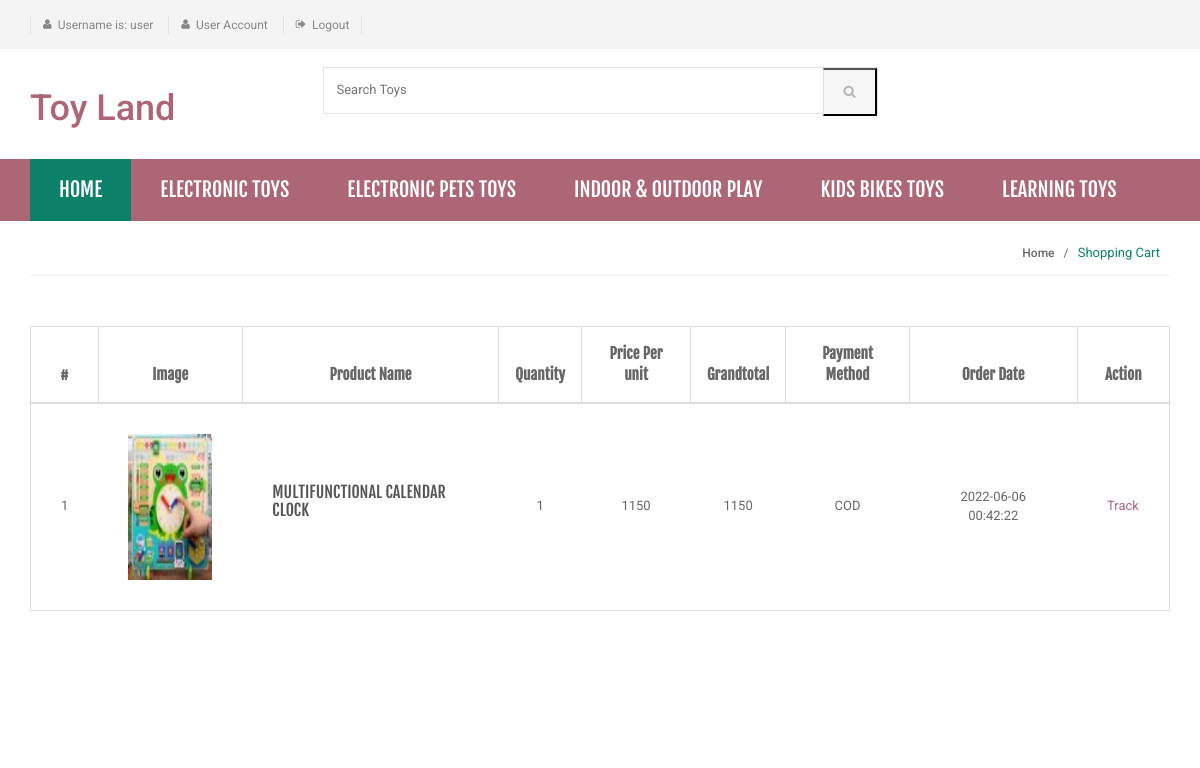
Page /order-history.php (signed in) on the committed database.
### tables this page shows
CREATE TABLE IF NOT EXISTS `category` (
`id` int(11) NOT NULL,
  `categoryName` varchar(255) NOT NULL,
  `categoryDescription` longtext NOT NULL,
  `creationDate` timestamp NOT NULL DEFAULT CURRENT_TIMESTAMP,
  `updationDate` varchar(255) NOT NULL
);

CREATE TABLE IF NOT EXISTS `orders` (
`id` int(11) NOT NULL,
  `userId` int(11) NOT NULL,
  `productId` varchar(255) NOT NULL,
  `quantity` int(11) NOT NULL,
  `orderDate` timestamp NOT NULL DEFAULT CURRENT_TIMESTAMP,
  `paymentMethod` varchar(50) DEFAULT NULL,
  `orderStatus` varchar(55) DEFAULT NULL
);

CREATE TABLE IF NOT EXISTS `products` (
`id` int(11) NOT NULL,
  `category` int(11) NOT NULL,
  `subCategory` int(11) NOT NULL,
  `productName` varchar(255) NOT NULL,
  `productCompany` varchar(255) NOT NULL,
  `productPrice` int(11) NOT NULL,
  `productPriceBeforeDiscount` int(11) NOT NULL,
  `productDescription` longtext NOT NULL,
  `productImage1` varchar(255) NOT NULL,
  `productImage2` varchar(255) NOT NULL,
  `productImage3` varchar(255) NOT NULL,
  `shippingCharge` int(11) NOT NULL,
  `productAvailability` varchar(255) NOT NULL,
  `postingDate` timestamp NOT NULL DEFAULT CURRENT_TIMESTAMP,
  `updationDate` varchar(255) NOT NULL
);

### order-history.php (the view, shortened to what this page needs)
<?php
if(strlen($_SESSION['login'])==0)
    {
header('location:login.php');
}
else{
?>
<!DOCTYPE html>
<html lang="en">
	<head>
	    <link rel="stylesheet" href="assets/css/bootstrap.min.css">
	    <link rel="stylesheet" href="assets/css/main.css">
	    <link rel="stylesheet" href="assets/css/owl.carousel.css">
		<link rel="stylesheet" href="assets/css/owl.transitions.css">
		<link href="assets/css/lightbox.css" rel="stylesheet">
		<link rel="stylesheet" href="assets/css/animate.min.css">
		<link rel="stylesheet" href="assets/css/rateit.css">
		<link rel="stylesheet" href="assets/css/bootstrap-select.min.css">
		<link rel="stylesheet" href="assets/css/config.css">
		<link href="assets/css/green.css" rel="alternate stylesheet" title="Green color">
		<link href="assets/css/blue.css" rel="alternate stylesheet" title="Blue color">
		<link href="assets/css/red.css" rel="alternate stylesheet" title="Red color">
		<link href="assets/css/orange.css" rel="alternate stylesheet" title="Orange color">
		<link href="assets/css/dark-green.css" rel="alternate stylesheet" title="Darkgreen color">
		<link rel="stylesheet" href="assets/css/font-awesome.min.css">
	</head>
    <body class="cnt-home">
<header class="header-style-1">
<?php include('includes/top-header.php');?>
<?php include('includes/main-header.php');?>
<?php include('includes/menu-bar.php');?>
</header>
<div class="breadcrumb">
	<div class="container">
		<div class="breadcrumb-inner">
			<ul class="list-inline list-unstyled">
				<li><a href="#">Home</a></li>
				<li class='active'>Shopping Cart</li>
			</ul>
		</div>
	</div>
</div>
<div class="body-content outer-top-xs">
	<div class="container">
		<div class="row inner-bottom-sm">
			<div class="shopping-cart">
				<div class="col-md-12 col-sm-12 shopping-cart-table ">
	<div class="table-responsive">
<form name="cart" method="post">
		<table class="table table-bordered">
			<thead>
				<tr>
					<th class="cart-romove item">#</th>
					<th class="cart-description item">Image</th>
					<th class="cart-product-name item">Product Name</th>
					<th class="cart-qty item">Quantity</th>
					<th class="cart-sub-total item">Price Per unit</th>
					<th class="cart-total item">Grandtotal</th>
					<th class="cart-total item">Payment Method</th>
					<th class="cart-description item">Order Date</th>
					<th class="cart-total last-item">Action</th>
				</tr>
			</thead>
			<tbody>
<?php $query=mysql_query("select products.productImage1 as pimg1,products.productName as pname,orders.productId as opid,orders.quantity as qty,products.productPrice as pprice,orders.paymentMethod as paym,orders.orderDate as odate,orders.id as orderid from orders join products on orders.productId=products.id where orders.userId='".$_SESSION['id']."' and orders.paymentMethod is not null");
$cnt=1;
while($row=mysql_fetch_array($query))
{
?>
				<tr>
					<td><?php echo $cnt;?></td>
					<td class="cart-image">
						<a class="entry-thumbnail" href="detail.html">
						    <img src="admin/productimages/<?php echo $row['pname'];?>/<?php echo $row['pimg1'];?>" alt="" width="84" height="146">
						</a>
					</td>
					<td class="cart-product-name-info">
						<h4 class='cart-product-description'><a href="product-details.php?pid=<?php echo $row['opid'];?>">
						<?php echo $row['pname'];?></a></h4>
					</td>
					<td class="cart-product-quantity">
						<?php echo $qty=$row['qty']; ?>
		            </td>
					<td class="cart-product-sub-total"><?php echo $price=$row['pprice']; ?>  </td>
					<td class="cart-product-grand-total"><?php echo $qty*$price;?></td>
					<td class="cart-product-sub-total"><?php echo $row['paym']; ?>  </td>
					<td class="cart-product-sub-total"><?php echo $row['odate']; ?>  </td>
					<td>
 <a href="javascript:void(0);" onClick="popUpWindow('http://localhost/toyland/track-order.php?oid=<?php echo htmlentities($row['orderid']);?>');" title="Track order">
					Track</td>
				</tr>
<?php $cnt=$cnt+1;} ?>
			</tbody>
		</table>
	</div>
</div>
		</div>
		</div>
	</div>
</div>
</body>
</html>
<?php } ?>

### includes/menu-bar.php (shortened to what this page needs)
<div class="header-nav animate-dropdown">
    <div class="container">
        <div class="yamm navbar navbar-default" role="navigation">
            <div class="nav-bg-class">
                <div class="navbar-collapse collapse" id="mc-horizontal-menu-collapse">
	<div class="nav-outer">
		<ul class="nav navbar-nav">
			<li class="active dropdown yamm-fw">
				<a href="index.php" data-hover="dropdown" class="dropdown-toggle">Home</a>
			</li>
              <?php $sql=mysql_query("select id,categoryName  from category limit 6");
while($row=mysql_fetch_array($sql))
{
    ?>
			<li class="dropdown yamm">
				<a href="category.php?cid=<?php echo $row['id'];?>"> <?php echo $row['categoryName'];?></a>
			</li>
			<?php } ?>
		</ul>
		<div class="clearfix"></div>
	</div>
</div>
            </div>
        </div>
    </div>
</div>

### assets/css/lightbox.css (style rules this page uses)
body:after { content: url(../images/close.png) url(../images/loading.gif) url(../images/prev.png) url(../images/next.png); display: none; }

### assets/css/green.css (style rules this page uses)
a { color: #abd07e; }
.header-style-1 .header-nav { background: #abd07e; }
.cnt-home .header-style-1 .header-nav .navbar .navbar-nav > li.active { background: #84b943; }
.breadcrumb ul li.active { color: #84b943; }

### assets/css/blue.css (style rules this page uses)
a { color: #3498db; }
.header-style-1 .header-nav { background: #3498db; }
.cnt-home .header-style-1 .header-nav .navbar .navbar-nav > li.active { background: #1d6ca1; }
.breadcrumb ul li.active { color: #1d6ca1; }

### assets/css/red.css (style rules this page uses)
a { color: #ff6c6c; }
.header-style-1 .header-nav { background: #ff6c6c; }
.cnt-home .header-style-1 .header-nav .navbar .navbar-nav > li.active { background: #ff1a1a; }
.breadcrumb ul li.active { color: #ff1a1a; }

### assets/css/orange.css (style rules this page uses)
a { color: #f39c12; }
.header-style-1 .header-nav { background: #f39c12; }
.cnt-home .header-style-1 .header-nav .navbar .navbar-nav > li.active { background: #ab6c09; }
.breadcrumb ul li.active { color: #ab6c09; }

### assets/css/dark-green.css (style rules this page uses)
a { color: #12cca7; }
.header-style-1 .header-nav { background: #12cca7; }
.cnt-home .header-style-1 .header-nav .navbar .navbar-nav > li.active { background: #0b816a; }
.breadcrumb ul li.active { color: #0b816a; }

### rows in the picture
category: categoryName "ELECTRONIC TOYS"
category: categoryName "ELECTRONIC PETS TOYS"
category: categoryName "INDOOR & OUTDOOR PLAY"
category: categoryName "KIDS BIKES TOYS"
category: categoryName "LEARNING TOYS"
orders: productId.productImage1 (picture), productId.productName "MULTIFUNCTIONAL CALENDAR CLOCK", quantity "1", productId.productPrice "1150", $qty*$price "1150", paymentMethod "COD", orderDate "2022-06-06 00:42:22"

### other values in the picture
$_SESSION['username'] "user"
